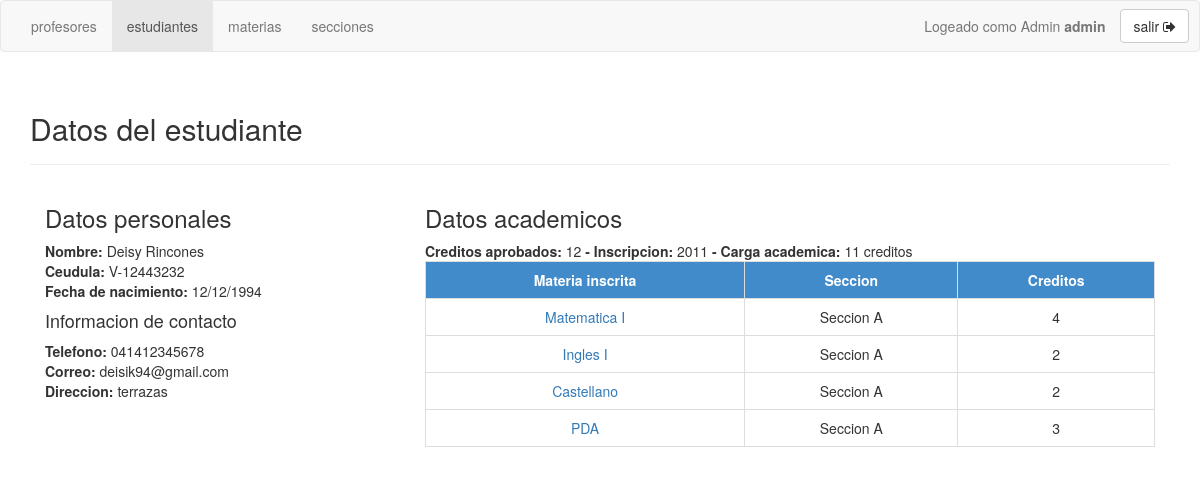
Page /admin/estudiante.php?id=1 (signed in) on the committed database.
### tables this page shows
create table estudiante(
	estudiante_id int auto_increment,
	estudiante_usuario int,
	estudiante_carga_academica int,
	estudiante_inscripcion varchar(4),
	primary key (estudiante_id),
	foreign key (estudiante_usuario) references usuario (usuario_id) ON DELETE CASCADE ON UPDATE CASCADE
);

create table usuario(
	usuario_id int auto_increment,
	login varchar (25) unique,
	pass varchar (25),
	perfil varchar (12),
	cedula varchar (20),
	nombre varchar (50) not null,
	telefono varchar (15),
	correo varchar(25),
	direccion text,
	nacimiento date,
	primary key (usuario_id)
);

create table materia(
	materia_id int auto_increment,
	materia_nombre char (50) not null,
	materia_carrera int not null,
	materia_creditos int not null,
	materia_color varchar(20) not null,
	primary key (materia_id),
	foreign key (materia_carrera) references carrera (carrera_id) ON DELETE CASCADE ON UPDATE CASCADE
);

create table seccion(
	seccion_id int auto_increment,
	seccion_nombre varchar (50) not null,
	seccion_materia int not null,
	primary key (seccion_id),
    foreign key (seccion_materia) references materia (materia_id) ON DELETE CASCADE ON UPDATE CASCADE
);

### public/admin/estudiante.php (the view, shortened to what this page needs)
<?php
  if(isset($_SESSION["login"]) && ($_SESSION["login"]!=null)):
    include("../../src/dbconnect.php");
    if (isset($_GET["id"])) {
      $id = $_GET["id"];
    }
    $query = "SELECT * FROM usuario
    JOIN estudiante ON usuario.usuario_id = estudiante.estudiante_usuario
    JOIN estudiante_seccion ON estudiante.estudiante_id = estudiante_seccion.es_estudiante
    JOIN seccion ON estudiante_seccion.es_seccion = seccion.seccion_id
    JOIN materia ON seccion.seccion_materia = materia.materia_id
    JOIN carrera ON materia.materia_carrera = carrera.carrera_id
    WHERE usuario_id = '{$id}'";
    $result = mysql_query($query, $connect);
    $carga_academica = 0;
    $user_query = "SELECT * FROM usuario
    JOIN estudiante ON usuario.usuario_id = estudiante.estudiante_usuario
    WHERE usuario_id = '{$id}'";
    $sql = mysql_query($user_query, $connect);
    $user_data = mysql_fetch_assoc($sql);
    $phpdate = strtotime( $user_data["nacimiento"] );
    $nacimiento = date( 'd/m/Y', $phpdate );
    include("header.php");
    include("navbar.php");
?>
<div class="container">
  <div class="page-header">
    <h2>Datos del estudiante</h2>
  </div>
  <div class="col-xs-12 col-sm-4">
    <h3>Datos personales</h3>
    <b>Nombre:</b> <span><?php echo $user_data["nombre"] ?></span> <br>
    <b>Ceudula:</b> <span><?php echo $user_data["cedula"] ?></span> <br>
    <b>Fecha de nacimiento: </b> <span><?php echo $nacimiento ?></span>
    <h4>Informacion de contacto</h4>
    <b>Telefono: </b> <span><?php echo $user_data["telefono"] ?></span> <br>
    <b>Correo: </b> <span><?php echo $user_data["correo"] ?></span> <br>
    <b>Direccion: </b> <span><?php echo $user_data["direccion"] ?></span><br>
  </div>
  <div class="col-xs-12 col-sm-8">
    <h3>Datos academicos</h3>
    <b>Creditos aprobados: </b><?php echo $user_data["estudiante_carga_academica"] ?>
    <b> - Inscripcion: </b> <span><?php echo $user_data["estudiante_inscripcion"] ?></span>
    <table class="table table-bordered table-custom">
      <tr>
        <th>Materia inscrita</th>
        <th>Seccion</th>
        <th>Creditos</th>
      </tr>
      <?php while($data = mysql_fetch_assoc($result)): ?>
      <?php $carga_academica = $carga_academica + $data["materia_creditos"]; ?>
      <tr>
        <td>
          <a href="materia.php?seccion=<?php echo $data["seccion_id"] ?>">
            <?php echo $data["materia_nombre"] ?>
          </a>
        </td>
        <td>
          <?php echo $data["seccion_nombre"] ?>
        </td>
        <td>
          <?php echo $data["materia_creditos"] ?>
        </td>
      </tr>
      <?php endwhile ?>
      <b> - Carga academica: </b><?php echo $carga_academica ?> creditos
    </table>
  </div>
</div>
<?php
  include('footer.php');
  else:
    header('location: ../error.php');
  endif;
?>

### public/custom.css (style rules this page uses)
.table-custom th { background: #428bca; color: white; text-align: center; }
.table-custom td { text-align: center; min-height: 37px; }

### rows in the picture
estudiante: estudiante_usuario.nombre "Deisy Rincones", estudiante_usuario.cedula "V-12443232", estudiante_usuario.nacimiento "12/12/1994", estudiante_usuario.telefono "041412345678", estudiante_usuario.correo "deisik94@gmail.com", estudiante_usuario.direccion "terrazas", estudiante_carga_academica "12", estudiante_inscripcion "2011"
usuario: materia.materia_nombre "Matematica I", seccion.seccion_nombre "Seccion A", materia.materia_creditos "4", materia.materia_nombre "Ingles I", materia.materia_creditos "2", materia.materia_nombre "Castellano", materia.materia_nombre "PDA", materia.materia_creditos "3"

### other values in the picture
$login "admin"
